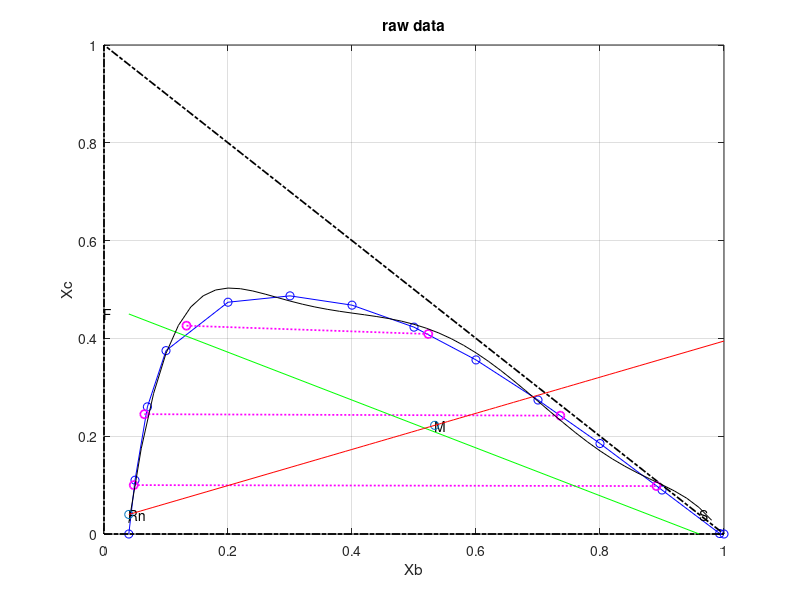

This chart was generated by the following MATLAB code: (Note: this script raises an error after producing the figure.)
clc;
clear;
B = [0.04 0.05 0.07 0.1 0.2 0.3 0.4 0.5 0.6 0.7 0.8 0.9 0.993 1];
C = [0 0.11 0.26 0.375 0.474 0.487 0.468 0.423 0.356 0.274 0.185 0.09 0.001 0];
A = 1 - B - C;

figure(1)
plot(B,C,'bo-');grid on;
hold on;

plot([0 1 0 0],[0 0 1 0], 'k-.', 'linewidth',1.25);
xlabel('Xb');ylabel('Xc');
title('raw data');

tiexc = [0.1 0.245 0.426];
tiexb = [0.048 0.065 0.133];
tieyc = [0.098 0.242 0.409];
tieyb = [0.891 0.736 0.523];

%% Plotting the tie lines
for i = 1:length(tiexc)
plot([tiexb(i) tieyb(i)], [tiexc(i) tieyc(i)],'mo:','linewidth',1.25);
end

%% Slopes of the tie lines 
tie_slope = zeros(1,length(tiexc));
for i = 1:length(tiexc)
tie_slope(i) = (tieyc(i) - tiexc(i))/(tieyb(i) - tiexb(i));
end

%% Draw the feed line (FS line)
F = [0, 0.45];
S = [0.96, 0.04];
plot(S,F , 'g', 'linewidth', 0.35)
text(0,  0.45,'F');
text(0.96,  0.04,'S');

p1 = polyfit(B,C,6);
X_=0.04001:0.02:1;
f1 = polyval(p1,X_);
plot(X_,f1,'black')

S = 2500;
F = 2000;

xbf = 0;
xcf = 0.45;
Rny = 0.04; %for Rnx need to find x point from LLE curve
%finding Rnx(ybs) point
ep=0.01;
for i=0:0.01:0.5 
    if polyval(p1, i)<=.04+ep && polyval(f1, i)>=.04-ep
%         disp(i);
        Rnx=i;
        text(i,0.04 ,'Rn');
        break;
    end
end

%finding Mx,My points
M = F + S;
ycs = Rny;
ybs = 1-Rny;
My = (F*xcf + S*ycs)/M; % x coordinate of the mixture point
Mx = (F*xbf + S*ybs)/M; % y coordinate of the mixture point
text(Mx,  My,'M');

% drawing the line RnM
plot([Rnx, Mx], [Rny, My], 'o'); 
hold on;
m = (My - Rny) / (Mx - Rnx);% Calculate the slope (m) and y-intercept (b) of the line y = mx + b
b = Rny - m * Rnx;
x_val = linspace(Rnx, 1, 100); 
y_val = m * x_val + b;
plot(x_val, y_val, 'r');

%find intercept of RnM and LLE curve to get E point
% Extract 
syms x y;
[ybe,yce] = vpasolve([y == poly2sym(p1), y == m * x + b],[x,y],[.5 1;0 .7]); %range=[x1 x2;y1 y2]
text(ybe,  yce,'E');


%Finding FE and RnS lines
%for FE line F(xbf,xcf) E(ybe,yce)
m2 = (yce - xcf) / (ybe - xbf);
b2 = xcf - m2 * xbf; %intercept
x_val2 = linspace(0, 1.8, 200); 
y_val2 = m2 * x_val2 + b2;
plot(x_val2, y_val2, 'b');
%for RnS line Rn(xbn,xcn)(Rnx,Rny) S(ybs,ycs)
m3 = (ycs - Rny) / (ybs - Rnx);
b3 = Rny - m3 * Rnx;
x_val3 = linspace(0, 1.8, 200); 
y_val3 = m3 * x_val3 + b3;
plot(x_val3, y_val3, 'b'); 


%Finding delta point by solving FE and RnS lines
syms x y;
eq1 = y == m2*x + b2;
eq2 = y == m3*x + b3;
[Px, Py] = solve([eq1, eq2], [x, y]);
text(Px,  Py,'P');


%Finding the R1 point by using tie line
%find eqation of tieline
if (0 < yce) && (yce <= 0.098) %setting <yce >yce condition by using graph 
slope = 0 + (yce - 0) * 0 / 0.098; % 0 
elseif (0.098 < yce) && (yce <= 0.249)
slope = tie_slope(1) + (yce - 0.098) * (tie_slope(2) - tie_slope(1)) / (0.249 - 0.098);
elseif (0.249 < yce) && (yce <= 0.409)
slope = tie_slope(2) + (yce - 0.249) * (tie_slope(3) - tie_slope(2)) / (0.409 - 0.249);
end

x_vals = linspace(0, ybe, 10);
y_vals = slope * (x_vals - ybe ) + yce;
intercept = (yce - slope*ybe); %y at x_vals=0
plot(x_vals, y_vals, 'r-', 'linewidth', 0.05);

%find equation R1 point by intercection of tie line and LLE curve
syms x y;
[xbr1,xcr1] = vpasolve([y == poly2sym(p1), y == slope * x + intercept],[x,y],[0 .5;0 .7]); %range=[x1 x2;y1 y2]
text(xbr1,xcr1,'R1');
% disp(xcr1);



%find R1P line and find point E2 by intersection of LLE & R1P
%lineR1P   R1(xbr1,xcr1) P(Px,Py)
m4 = (Py - xcr1) / (Px - xbr1);
b4 = xcr1 - m4 * xbr1;
x_val4 = linspace(0, Px, 200); 
y_val4 = m4 * x_val4 + b4;
plot(x_val4, y_val4, 'b'); 
%find intercept of R1P and LLE curve to get E2 point 
syms x y;
[ybe2,yce2] = vpasolve([y == poly2sym(p1), y == m4 * x + b4],[x,y],[.5 1;0 .7]); %range=[x1 x2;y1 y2]
text(ybe2,  yce2,'E2');

